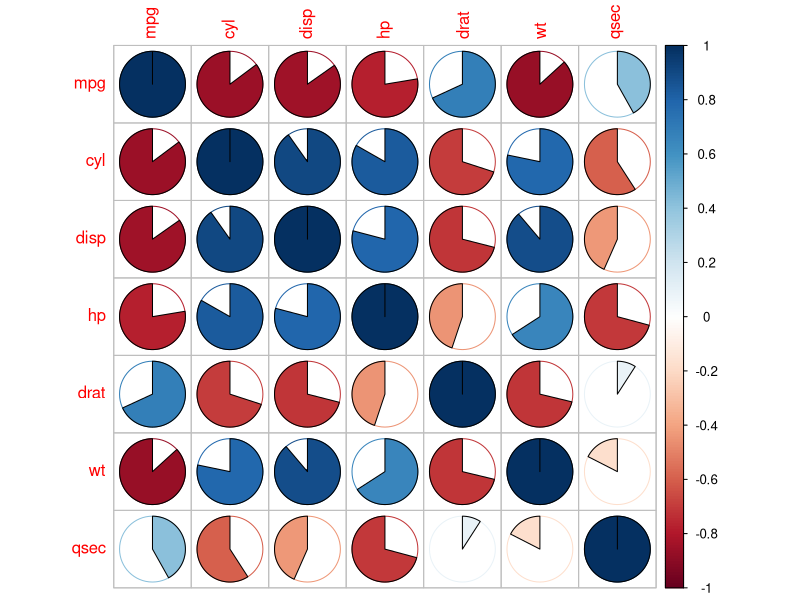

The R source for this figure:
# load the mtcars data set and renamed it data
data <- mtcars
head(data)
#simple regression
data$am <- as.factor(data$am)
levels(data$am) <- c("AT", "MT")
relation <- lm(mpg~am,data)
summary(relation)
#multiple regression
multiple_regression <- lm(mpg ~ hp + am + wt, data)
summary(multiple_regression)
#correlation
d<-mtcars[c(-11,-10, -9, -8)]
cr<-cor(d)
library(corrplot)
corrplot(cr,method="pie")
